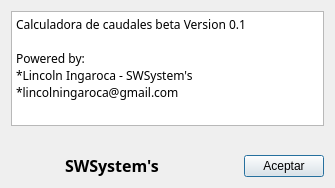
<?xml version="1.0" encoding="UTF-8"?>
<ui version="4.0">
 <class>DlgAcercaDe</class>
 <widget class="QDialog" name="DlgAcercaDe">
  <property name="geometry">
   <rect>
    <x>0</x>
    <y>0</y>
    <width>335</width>
    <height>188</height>
   </rect>
  </property>
  <property name="windowTitle">
   <string>Dialog</string>
  </property>
  <layout class="QVBoxLayout" name="verticalLayout_3">
   <item>
    <widget class="QPlainTextEdit" name="plainTextEdit">
     <property name="font">
      <font>
       <family>Fira Code</family>
      </font>
     </property>
     <property name="readOnly">
      <bool>true</bool>
     </property>
     <property name="plainText">
      <string>Calculadora de caudales beta Version 0.1

Powered by:
*Lincoln Ingaroca - SWSystem's
*lincolningaroca@gmail.com</string>
     </property>
    </widget>
   </item>
   <item>
    <layout class="QHBoxLayout" name="horizontalLayout">
     <item>
      <widget class="QLabel" name="lblLogo">
       <property name="minimumSize">
        <size>
         <width>48</width>
         <height>45</height>
        </size>
       </property>
       <property name="maximumSize">
        <size>
         <width>48</width>
         <height>45</height>
        </size>
       </property>
       <property name="text">
        <string/>
       </property>
       <property name="scaledContents">
        <bool>false</bool>
       </property>
      </widget>
     </item>
     <item>
      <layout class="QVBoxLayout" name="verticalLayout_2">
       <item>
        <spacer name="verticalSpacer_2">
         <property name="orientation">
          <enum>Qt::Vertical</enum>
         </property>
         <property name="sizeHint" stdset="0">
          <size>
           <width>20</width>
           <height>40</height>
          </size>
         </property>
        </spacer>
       </item>
       <item>
        <widget class="QLabel" name="label">
         <property name="font">
          <font>
           <family>Fira Code</family>
           <pointsize>12</pointsize>
           <weight>75</weight>
           <italic>false</italic>
           <bold>true</bold>
          </font>
         </property>
         <property name="text">
          <string>SWSystem's</string>
         </property>
        </widget>
       </item>
      </layout>
     </item>
     <item>
      <spacer name="horizontalSpacer">
       <property name="orientation">
        <enum>Qt::Horizontal</enum>
       </property>
       <property name="sizeHint" stdset="0">
        <size>
         <width>40</width>
         <height>20</height>
        </size>
       </property>
      </spacer>
     </item>
     <item>
      <layout class="QVBoxLayout" name="verticalLayout">
       <item>
        <spacer name="verticalSpacer">
         <property name="orientation">
          <enum>Qt::Vertical</enum>
         </property>
         <property name="sizeHint" stdset="0">
          <size>
           <width>20</width>
           <height>40</height>
          </size>
         </property>
        </spacer>
       </item>
       <item>
        <widget class="QPushButton" name="pushButton">
         <property name="text">
          <string>Aceptar</string>
         </property>
        </widget>
       </item>
      </layout>
     </item>
    </layout>
   </item>
  </layout>
 </widget>
 <resources/>
 <connections/>
</ui>
